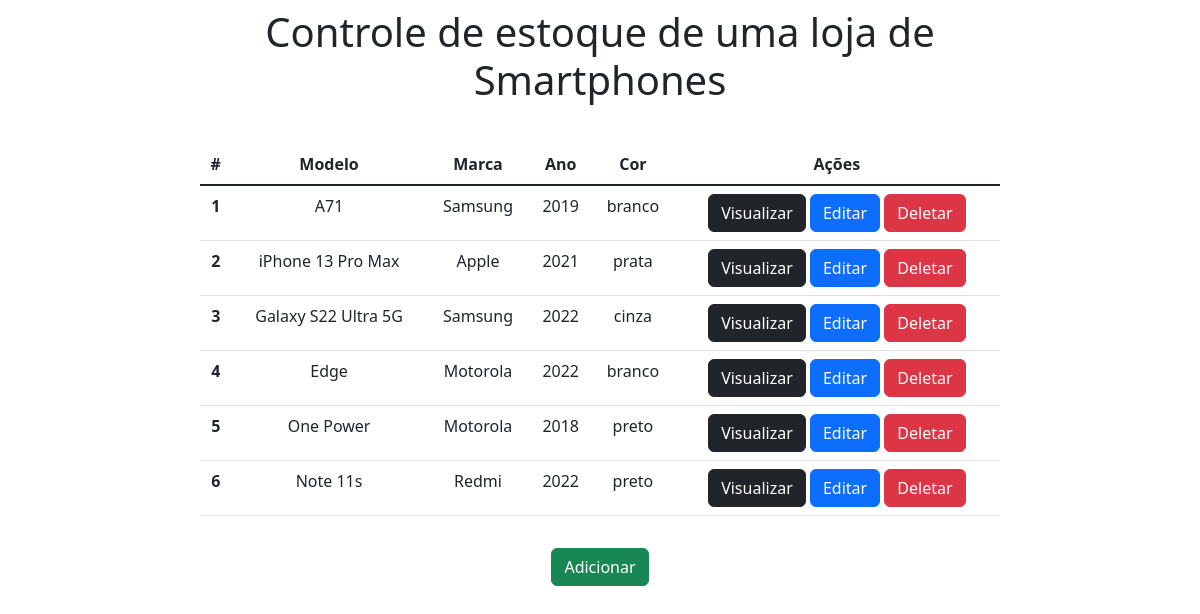
The page / on the database its author committed.
### novosite/models.py (models this page shows)
class Smatphone(models.Model):
    modelo = models.CharField(max_length=150)
    marca = models.CharField(max_length=100)
    ano = models.IntegerField()
    cor = models.CharField(max_length=100,null=True)

### novosite/views.py (the view)
# urls.py: 2. Add a URL to urlpatterns:  path('', views.home, name='home')
def home(request):
    data = {}
    data['db'] = Smatphone.objects.all()
    return render(request, 'index.html',data)

### novosite/templates/index.html (shortened to what this page needs)
<!DOCTYPE html>
<html lang="en">
<head>
    <link href="https://cdn.jsdelivr.net/npm/bootstrap@5.2.0/dist/css/bootstrap.min.css" rel="stylesheet">
</head>
<body>
    <div class="col-8 m-auto pt-2 pb-2 text-center">
         <h1>Controle de estoque de uma loja de Smartphones</h1>
    </div>
    <div class="col-8 m-auto pt-4 pb-2 text-center">
          <table class="table">
          <thead>
            <tr>
              <th scope="col">#</th>
              <th scope="col">Modelo</th>
              <th scope="col">Marca</th>
              <th scope="col">Ano</th>
              <th scope="col">Cor</th>
              <th scope="col">Ações</th>
            </tr>
          </thead>
          <tbody class="table-group-divider">
            {% for item in db %}
                <tr>
                  <th>{{item.id}}</th>
                  <td>{{item.modelo}}</td>
                  <td>{{item.marca}}</td>
                  <td>{{item.ano}}</td>
                  <td>{{item.cor}}</td>
                  <td>
                        <a href="/view/{{item.id}}/" class="btn btn-dark">Visualizar</a>
                        <a href="/edit/{{item.id}}/" class="btn btn-primary">Editar</a>
                        <a href="/delete/{{item.id}}/" class="btn btn-danger btnDel">Deletar</a>
                  </td>
                </tr>
            {% endfor %}
          </tbody>
        </table>
    </div>
     <div class="col-8 m-auto pt-2 pb-2 text-center">
         <a href="/form" class="btn btn-success">Adicionar</a>
    </div>
    {% load static %}
</body>
</html>

### rows shown on the page
Smatphone: id "1", modelo "A71", marca "Samsung", ano "2019", cor "branco"
Smatphone: id "2", modelo "iPhone 13 Pro Max", marca "Apple", ano "2021", cor "prata"
Smatphone: id "3", modelo "Galaxy S22 Ultra 5G", marca "Samsung", ano "2022", cor "cinza"
Smatphone: id "4", modelo "Edge", marca "Motorola", ano "2022", cor "branco"
Smatphone: id "5", modelo "One Power", marca "Motorola", ano "2018", cor "preto"
Smatphone: id "6", modelo "Note 11s", marca "Redmi", ano "2022", cor "preto"
